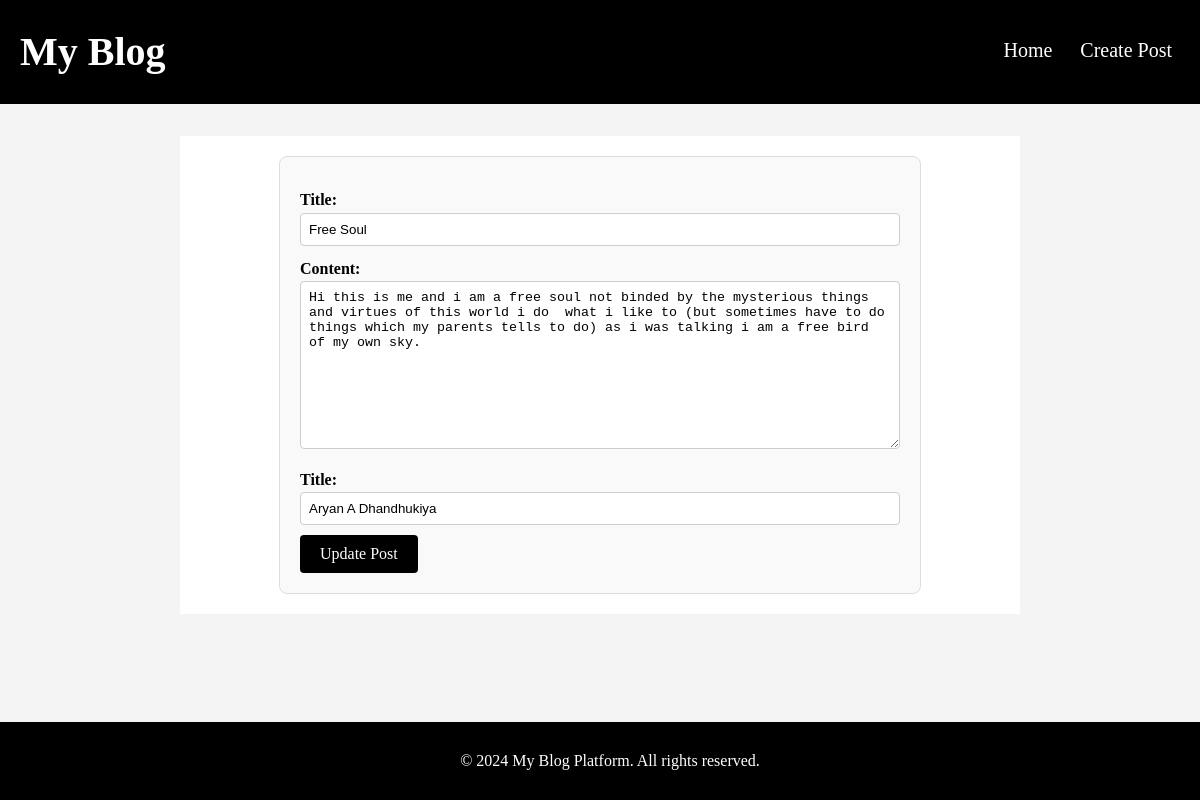
/edit.php?id=5, run on the app's committed database.
### tables this page shows
CREATE TABLE `posts` (
  `id` int(11) NOT NULL,
  `title` varchar(250) NOT NULL,
  `content` varchar(1000) NOT NULL,
  `author` varchar(50) NOT NULL,
  `createdat` timestamp NOT NULL DEFAULT current_timestamp()
);

### edit.php (the view, shortened to what this page needs)
<?php
include 'db.php';
if (isset($_GET['id'])) {
    $id = $_GET['id'];
    $result = $conn->query("SELECT * FROM posts WHERE id = $id");
    $post = $result->fetch_assoc();
}
?>
<!DOCTYPE html>
<html lang="en">
<head>
    <link rel="stylesheet" href="styles.css">
</head>
<body>
<nav>
      <h1>My Blog</h1>
      <ul>
        <li><a href="index.php">Home</a></li>
        <li><a href="create.php">Create Post</a></li>
      </ul>
    </nav>
    <main>
        <form action="edit.php" method="post">
            <label for="title">Title:</label>
            <input type="text" id="title" name="title" value="<?php echo $post['title']; ?>" required>
            <label for="content">Content:</label>
            <textarea id="content" name="content" rows="10" required><?php echo $post['content']; ?></textarea>
            <label for="author">Title:</label>
            <input type="text" id="author" name="author" value="<?php echo $post['author']; ?>" required>
            <button type="submit" name="submit">Update Post</button>
        </form>
    </main>
    <footer>
        <p>&copy; 2024 My Blog Platform. All rights reserved.</p>
    </footer>
</body>
</html>

### styles.css (style rules this page uses)
body { font-family: Arial, sans-serif; line-height: 1.6; margin: 0; padding: 0; background: #f4f4f4; }
nav ul { list-style: none; padding: 0; }
nav ul li { display: inline; margin: 0 0.5rem; }
nav ul li a { color: #fff; text-decoration: none; }
main { margin: 2rem auto; padding: 1rem; max-width: 800px; background: #fff; }
footer { text-align: center; padding: 1rem 0; background: #333; color: #fff; }

### edit.php (style rules this page uses)
body { font-family: "Times New Roman", Times, serif; line-height: 1.6; margin: 0; padding: 0; }
nav { display: flex; justify-content: space-between; align-items: center; background-color: black; padding: 20px 20px; }
nav h1 { color: #fff; font-family: 'Times New Roman', Times, serif; font-size: 40px; margin: 0; }
nav ul { list-style-type: none; margin: 0; padding: 0; display: flex; font-family: 'Times New Roman', Times, serif; }
nav ul li { margin-left: 20px; padding-bottom: 5px; }
nav ul li a { color: #fff; text-decoration: none; font-size: 20px; }
main { padding: 20px; }
form { background-color: #f9f9f9; border: 1px solid #ddd; border-radius: 8px; padding: 20px; max-width: 600px; margin: 0 auto; }
form label { display: block; margin-top: 10px; font-weight: bold; }
form input[type="text"], form textarea { width: 100%; padding: 8px; border: 1px solid #ccc; border-radius: 4px; box-sizing: border-box; }
form textarea { resize: vertical; }
form button { background-color: black; color: #fff; border: none; padding: 10px 20px; border-radius: 4px; cursor: pointer; font-size: 16px; margin-top: 10px; font-family: "Times New Roman", Times, serif; }
footer { background-color: black; color: white; text-align: center; padding: 10px; position: fixed; bottom: 0; width: 100%; }

### data on the page
posts: title "Free Soul", content "Hi this is me and i am a free soul not binded by the mysterious things and virtues of this world i do what i like to (but sometimes have to do things which my parents tells to do) as i was talking i am a free bird of my own sky.", author "Aryan A Dhandhukiya"
